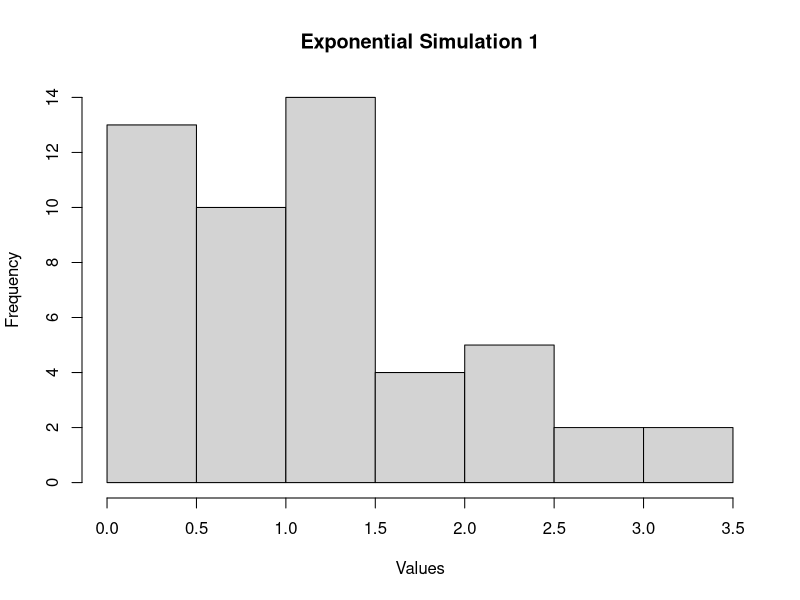
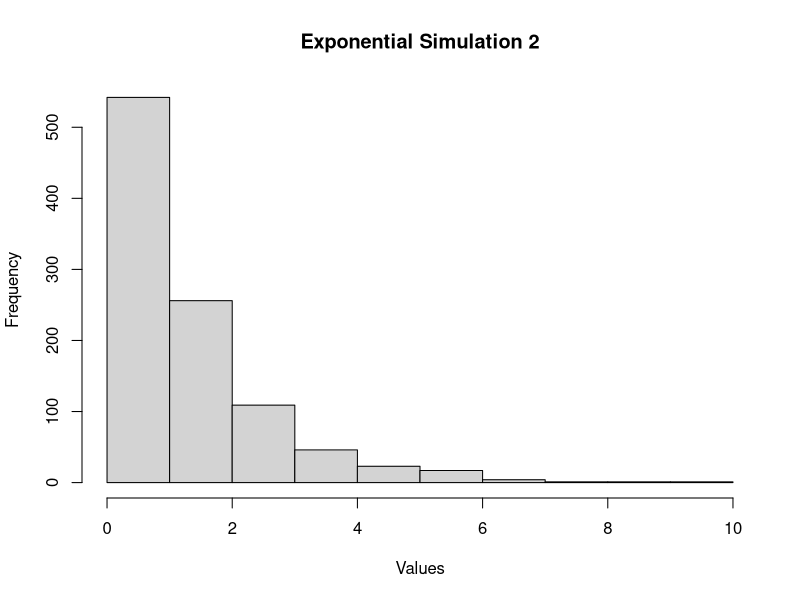
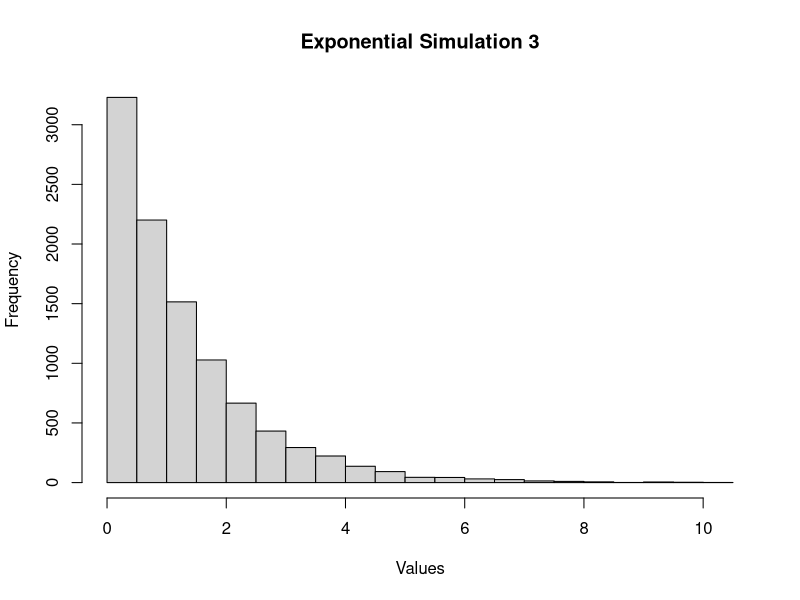
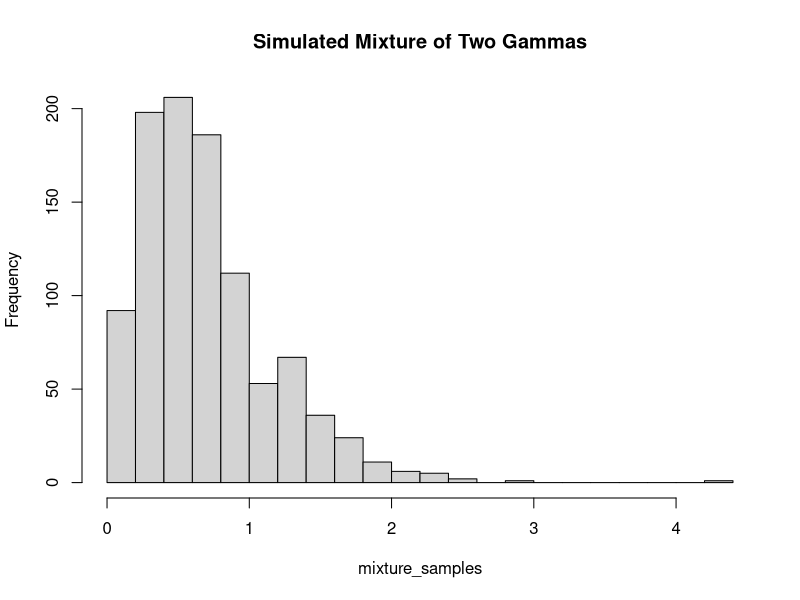
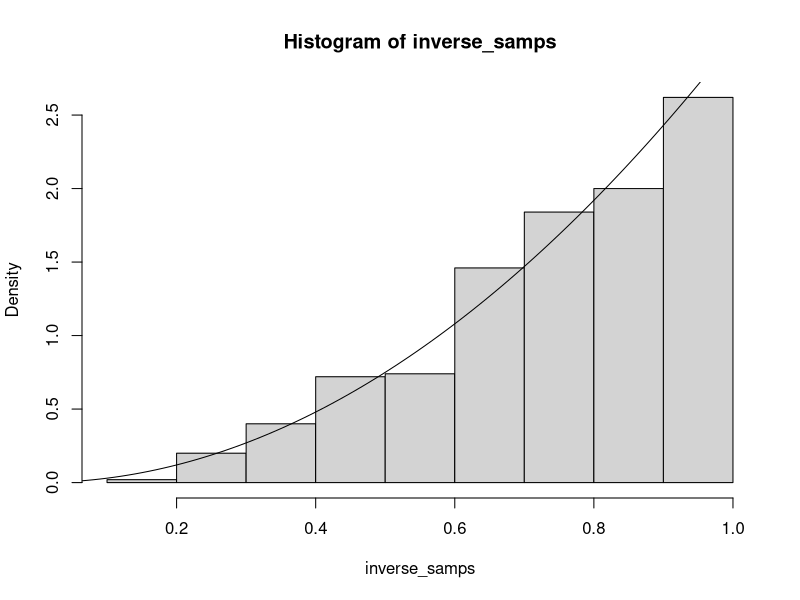
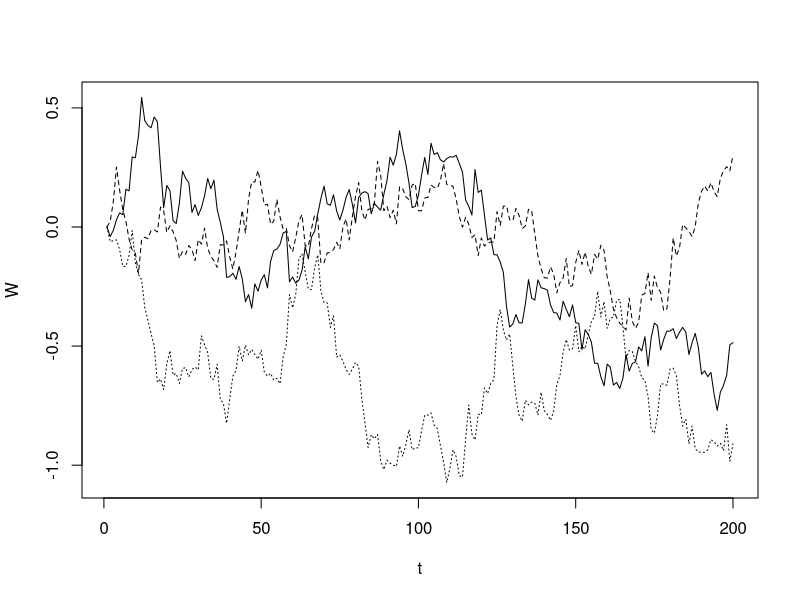

Source code (R) for these figures, in order:
## ---- chunk 1
sim1 = rexp(50, rate=0.8)
sim2 = rexp(1000, rate=0.8)
sim3 = rexp(10000, rate=0.8)

hist(sim1, xlab="Values", ylab="Frequency", main="Exponential Simulation 1")

hist(sim2, xlab="Values", ylab="Frequency", main="Exponential Simulation 2")

hist(sim3, xlab="Values", ylab="Frequency", main="Exponential Simulation 3")

mean(sim1)
mean(sim2)
mean(sim3)
## ---- chunk 2
n_samp = 1000
mix_probs = c(0.7, 0.3)

# Generate component labels
component_labels = sample(1:2, size = n_samp, replace = TRUE, prob = mix_probs)

# Initialize vector for mixture samples
mixture_samples = numeric(n_samp)

# Sample from each component based on labels
for (i in 1:n_samp) {
  if (component_labels[i] == 1) {
    mixture_samples[i] = rgamma(n_samp, 2, 3)
  } else {
    mixture_samples[i] = rgamma(n_samp, 4, 5)
  }
}

# Plot histogram of the simulated mixture
hist(mixture_samples, breaks = 30, main = "Simulated Mixture of Two Gammas")

## ---- chunk 3
n_samps = 500
u = runif(n_samps)
inverse_samps = u^(1/3)
hist(inverse_samps, prob=TRUE)

# Optional overlay of probability density function.

y = seq(0, 1, .01)
lines(y, 3*y^2)
## ---- chunk 4
simBM = function(n, T) {
  times = seq(0, T, length=n+1)
  z = rnorm(n)
  w = rep(0, n)
  s = sqrt(diff(times))
  for (i in 2:n) {
    w[i] = w[i-1] + s[i] * z[i]
  }
  return (list(w=w, t=times))
}

set.seed(42)

n = 200
x1 = simBM(n, 1)
x2 = simBM(n, 1)
x3 = simBM(n, 1)
r = range(c(x1$w, x2$w, x3$w))
plot(x1$w, type="l", main="", xlab="t", ylab="W", ylim=r)
lines(x2$w, lty=2)
lines(x3$w, lty=3)

